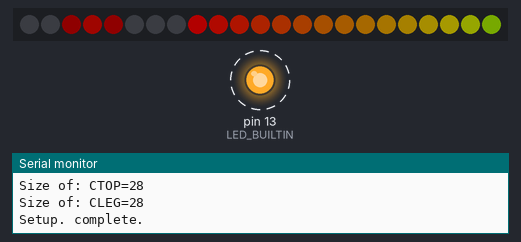
Simulated run of this sketch. Board: Arduino Uno, built with avr-gcc and run on an emulated ATmega328P. Parts: 23 RGB LEDs in strip order, left to right, output pins drawn as LEDs (lit = HIGH), the last lines printed to the serial monitor. Dashed ring = blinking. Dim RGB values are drawn brighter than linear; random numbers use the default seed unless the sketch sets one.

Above: at 1.16 s.
At 10.47 s:
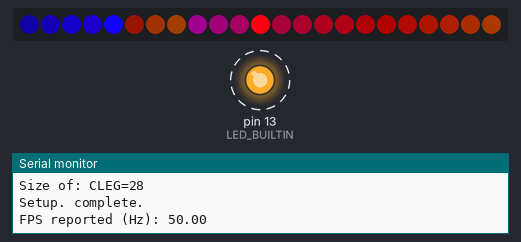
At 20.07 s:
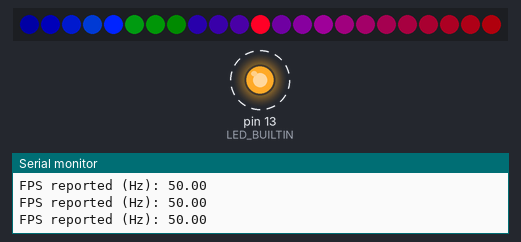
At 39.57 s:
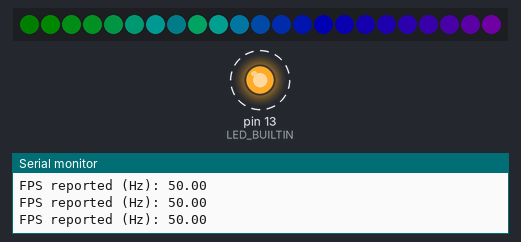
Timing chart, 0 to 40.0 s (numbered marks = the images above):
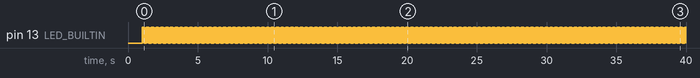

The sketch:

stand_test_3.ino
```cpp
// Compile for Adafruit HUZZAH ESP8266 80 MHz, 4M (3M SPI)
#define FASTLED_ESP8266_RAW_PIN_ORDER
#include <FastLED.h>
#include <Streaming.h>

/* Using http://asciiflow.com to diagram

  +------+                 +------+
         |                 |        ^
         + +-C0--+ +--C2-+ +        +
                                CLEG
         + +-C1--+ +--C3-+ +        +
         |                 |        v
  +------+                 +------+
           <----+CTOP+--->

     CL=(C0,C1)         CR=(C2,C3)

*/

#define NUM_LEDS_TOP 8
#define NUM_LEDS_LEG 15
#define NUM_CONTROLLERS 4
// derive overall dimensions
#define NUM_LEDS_PER_CONTROLLER (NUM_LEDS_TOP+NUM_LEDS_LEG)
#define NUM_LEDS (NUM_CONTROLLERS*NUM_LEDS_PER_CONTROLLER)

// use parallel output on PORTA
// ESP8266: WS2811_PORTA - pins 12, 13, 14 and 15
#define PORT WS2811_PORTA

// target FPS.  set this low to see what's going on.
const byte targetFPS = 50;

// maximum brightness
const byte masterBrightness = 255;

// fade amount each update
byte fadeEverything = 64;

// see pixelset.h for documention on these classes
// main container
CRGBArray<NUM_LEDS> leds;
// a container per controller
CRGBSet C0( leds(0 * NUM_LEDS_PER_CONTROLLER, 1 * NUM_LEDS_PER_CONTROLLER - 1) );
CRGBSet C1( leds(1 * NUM_LEDS_PER_CONTROLLER, 2 * NUM_LEDS_PER_CONTROLLER - 1) );
CRGBSet C2( leds(2 * NUM_LEDS_PER_CONTROLLER, 3 * NUM_LEDS_PER_CONTROLLER - 1) );
CRGBSet C3( leds(3 * NUM_LEDS_PER_CONTROLLER, 4 * NUM_LEDS_PER_CONTROLLER - 1) );
// and reversed version; note: C0(C0, -LEN) fails in my hands.
CRGBSet C0r = C0(C0.size()-1, 0);
CRGBSet C1r = C1(C1.size()-1, 0);
CRGBSet C2r = C2(C2.size()-1, 0);
CRGBSet C3r = C3(C3.size()-1, 0);
// top bar set, setting up for easy mirrored animations on the top bar
CRGBSet CTOP[NUM_CONTROLLERS] = {
  C0(0, NUM_LEDS_TOP - 1),
  C1(0, NUM_LEDS_TOP - 1),
  C2(0, NUM_LEDS_TOP - 1),
  C3(0, NUM_LEDS_TOP - 1)
};
// "left" and "right" leg set, setting up for easy mirrored animations on the legs
CRGBSet CL[NUM_CONTROLLERS / 2] = {
  C0(NUM_LEDS_TOP, NUM_LEDS_PER_CONTROLLER - 1),
  C1(NUM_LEDS_TOP, NUM_LEDS_PER_CONTROLLER - 1)
};
CRGBSet CR[NUM_CONTROLLERS / 2] = {
  C2(NUM_LEDS_TOP, NUM_LEDS_PER_CONTROLLER - 1),
  C3(NUM_LEDS_TOP, NUM_LEDS_PER_CONTROLLER - 1)
};
CRGBSet CLEG[NUM_CONTROLLERS] = {
  C0(NUM_LEDS_TOP, NUM_LEDS_PER_CONTROLLER - 1),
  C1(NUM_LEDS_TOP, NUM_LEDS_PER_CONTROLLER - 1),
  C2(NUM_LEDS_TOP, NUM_LEDS_PER_CONTROLLER - 1),
  C3(NUM_LEDS_TOP, NUM_LEDS_PER_CONTROLLER - 1)
};
// more exotic containers
// define a container that wraps around at the ends of each leg, creating a circuit/track
// note that we instantiate the set with the pointer
CRGBSet CTRACK[NUM_CONTROLLERS] = { C0, C1r, C3, C2r };
CRGBSet CTRACKr[NUM_CONTROLLERS] = { C0r, C1, C3r, C2 };

// define three "little tracks". one each for looping around each leg, and one for looping around the top
CRGBSet CTRACKL[NUM_CONTROLLERS / 2] = { CL[0], CL[1](CL[1].size()-1,0) };
CRGBSet CTRACKR[NUM_CONTROLLERS / 2] = { CR[0], CR[1](CR[1].size()-1,0) };
CRGBSet CTRACKT[NUM_CONTROLLERS] = { CTOP[0], CTOP[1](CTOP[1].size()-1,0), CTOP[3], CTOP[2](CTOP[2].size()-1,0) };

class Cset : public CRGBSet {
  public:
    void foo();
};

void setup() {
  Serial.begin(115200);

  LEDS.addLeds<WS2811_PORTA, NUM_CONTROLLERS>(leds, NUM_LEDS_PER_CONTROLLER).setCorrection(TypicalLEDStrip);
  LEDS.setBrightness(masterBrightness);
  FastLED.setMaxRefreshRate(targetFPS);

  pinMode(LED_BUILTIN, OUTPUT);

  // show the memory footprints of the containers
  Serial << F("Size of: leds=") << sizeof(leds) << endl;
  Serial << F("Size of: CTOP=") << sizeof(CTOP) << endl;
  Serial << F("Size of: CLEG=") << sizeof(CLEG) << endl;

  Serial << F("Setup. complete.") << endl;
  delay(1000);

}

// maybe not execute everything all at once
#define RUN_TOP 1
#define RUN_LEGS 1
#define RUN_EXTENT 0
#define RUN_TRACK 1
#define RUN_LOOPS 1

#define DEBUG_CONTROLLERS 0

void loop() {
  // 1. fade everything
  leds.fadeToBlackBy(fadeEverything);

  if ( RUN_TOP ) {
    // move a pixel back and forth across the top bar
    static byte topHue = 0; // current Hue
    static int topHueDelta = 5; // Hue steps
    static fract8 topBlur = 128; // 50% blurring
    static int topLoc = random8(CTOP[0].size()); // position. NOTE: NOT using #define's, as I want to work within a container
    static int dir = 1; // directionality
    if ( topLoc + dir > CTOP[0].size() - 1 || topLoc + dir < 0) dir *= -1; // swap directions if needed.
    topLoc += dir; // advance location
    topHue += topHueDelta; // advance hue
    for ( byte i = 0; i < NUM_CONTROLLERS; i++) {
      CTOP[i][topLoc] += CHSV(topHue, 255, 128); // paint
      CTOP[i].blur1d(topBlur); // blur, just for visual interest
    }
  }

  if ( RUN_LEGS ) {
    // show a rainbow on the legs
    static byte legHue = 0;
    static int legHueDelta = 5;
    legHue++;
    CLEG[0].fill_rainbow(legHue, legHueDelta); // paint
    CLEG[0].fadeToBlackBy(196);
    CLEG[1] = CLEG[0]; // mirror
    CLEG[2].fill_rainbow(legHue + 128, -legHueDelta); // paint, noting we're using the other side of the wheel
    CLEG[2].fadeToBlackBy(196);
    CLEG[3] = CLEG[2]; // mirror
  }

  if ( RUN_EXTENT ) {
    // flag the extent of the containers
    static CHSV extentColor = CHSV(HUE_BLUE, 0, 16); // color choice.  faint white.
    for ( byte i = 0; i < NUM_CONTROLLERS; i++) {
      CTOP[i][0] += extentColor;
      CTOP[i][CTOP[i].size() - 1] += extentColor;
      CLEG[i][0] += extentColor;
      CLEG[i][CLEG[i].size() - 1] += extentColor;
    } // paint
  }

  if ( RUN_TRACK ) {
    // send a bright white dot around the big track
    static CHSV trackColor = CHSV(HUE_BLUE, 0, 255); // color choice.  bright white.
    static word trackPos[2] = {random8(NUM_CONTROLLERS), random8(CTRACK[0].size())}; // current position
    trackPos[1]++; // increment
    if ( trackPos[1] > CTRACK[trackPos[0]].size() - 1 ) {
      trackPos[1] = 0; // wrap around
      trackPos[0]++;
      if( trackPos[0] > NUM_CONTROLLERS-1 ) trackPos[0]=0;
    }
    CTRACK[trackPos[0]][trackPos[1]] += trackColor; // paint
  }

  if ( RUN_LOOPS ) {
    static CHSV lTrackColor = CHSV(HUE_RED, 255, 255); // color choice.  bright red.
    static CHSV rTrackColor = CHSV(HUE_GREEN, 255, 255); // color choice.  bright green.
    static CHSV tTrackColor = CHSV(HUE_BLUE, 255, 255); // color choice.  bright blue.

    static word lTrackPos[2] = {random8(NUM_CONTROLLERS/2), random8(CTRACKL[0].size())}; // current position
    static word rTrackPos[2] = {random8(NUM_CONTROLLERS/2), random8(CTRACKR[0].size())}; // current position
    static word tTrackPos[2] = {random8(NUM_CONTROLLERS*2), random8(CTRACKT[0].size())}; // current position

    lTrackPos[1]++; // increment
    if ( lTrackPos[1] > CTRACKL[lTrackPos[0]].size() - 1 ) {
      lTrackPos[1] = 0; // wrap around
      lTrackPos[0]++;
      if( lTrackPos[0] > NUM_CONTROLLERS/2-1 ) lTrackPos[0]=0;
    }
    rTrackPos[1]++; // increment
    if ( rTrackPos[1] > CTRACKR[rTrackPos[0]].size() - 1 ) {
      rTrackPos[1] = 0; // wrap around
      rTrackPos[0]++;
      if( rTrackPos[0] > NUM_CONTROLLERS/2-1 ) rTrackPos[0]=0;
    }
    tTrackPos[1]++; // increment
    if ( tTrackPos[1] > CTRACKT[tTrackPos[0]].size() - 1 ) {
      tTrackPos[1] = 0; // wrap around
      tTrackPos[0]++;
      if( tTrackPos[0] > NUM_CONTROLLERS-1 ) tTrackPos[0]=0;
    }

    CTRACKL[lTrackPos[0]][lTrackPos[1]] += lTrackColor; // paint
    CTRACKR[rTrackPos[0]][rTrackPos[1]] += rTrackColor; // paint
    CTRACKT[tTrackPos[0]][tTrackPos[1]] += tTrackColor; // paint
  }

  if ( DEBUG_CONTROLLERS ) {
    static int controller = 0;
    switch ( controller ) {
      case 0: C0r[0]+=CHSV(HUE_BLUE, 0, 64); break;
      case 1: C1r[0]+=CHSV(HUE_BLUE, 0, 64); break;
      case 2: C2r[0]+=CHSV(HUE_BLUE, 0, 64); break;
      case 3: C3r[0]+=CHSV(HUE_BLUE, 0, 64); break;
    }

    EVERY_N_SECONDS( 1 ) {
      controller += 1;
      if ( controller > NUM_CONTROLLERS-1 ) controller = 0;
      Serial << F("Controller: ") << controller << endl;
    }
  }

  // blink with fps rate
  static boolean ledState = false;
  ledState = !ledState;
  digitalWrite(LED_BUILTIN, ledState);

  // show, delaying as-needed based on target FPS
  LEDS.show();

  // show our frame rate, periodically
  EVERY_N_SECONDS( 5 ) {
    float reportedFPS = FastLED.getFPS();
    Serial << F("FPS reported (Hz): ") << reportedFPS << endl;
  }
}
```

Measured:
- by itself, pin 13 (LED_BUILTIN): alternates HIGH for 0.02 s and LOW for 0.02 s
